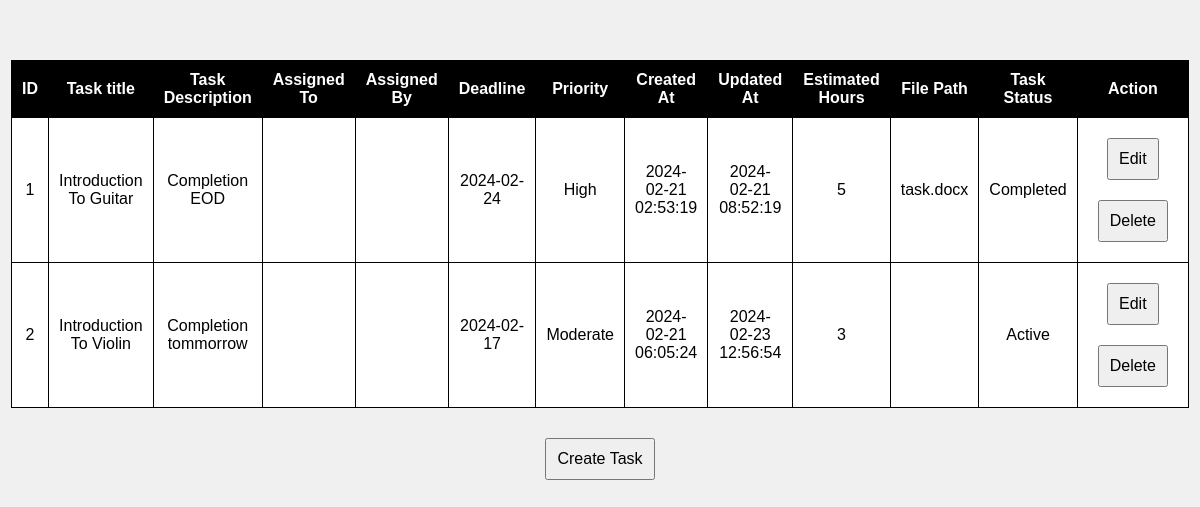
The app's page /admin/indexes/task_index.php, older data.
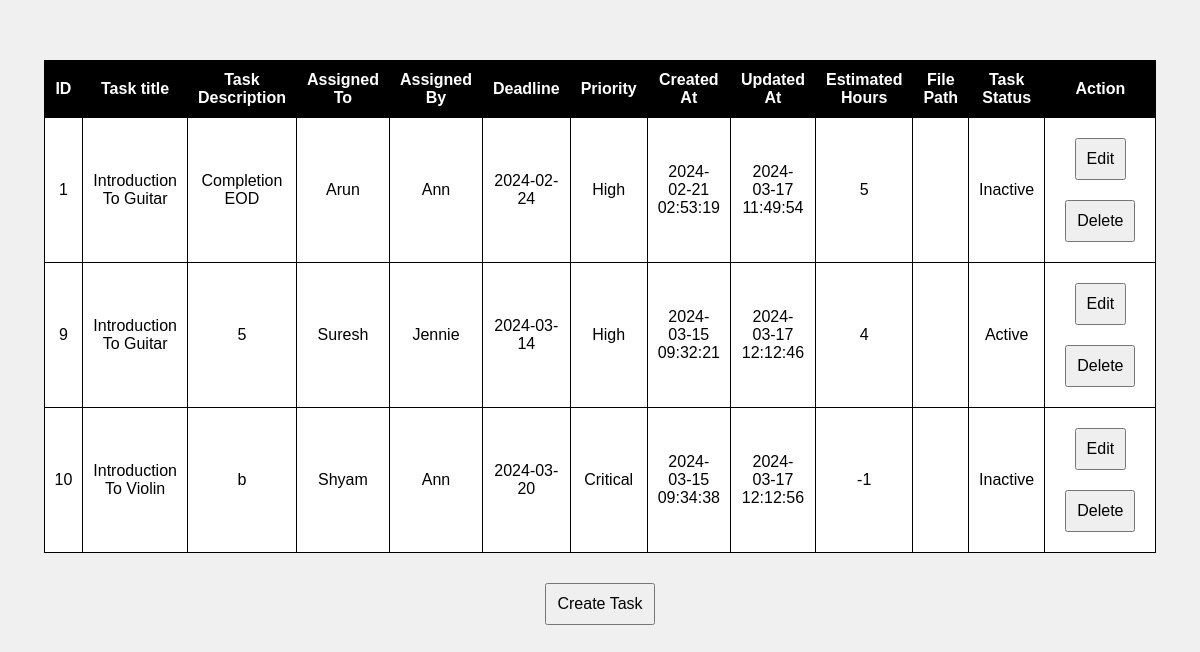
The same page, newer data.
### tables this page shows
CREATE TABLE `tasks` (
  `task_id` int(11) NOT NULL,
  `task_title` varchar(255) NOT NULL,
  `task_desc` longtext NOT NULL,
  `assigned_to` int(11) NOT NULL,
  `assigned_by` int(11) NOT NULL,
  `deadline` date NOT NULL,
  `priority` enum('Critical','High','Moderate','Less') NOT NULL,
  `created_at` timestamp NOT NULL DEFAULT current_timestamp(),
  `updated_at` timestamp NOT NULL DEFAULT current_timestamp(),
  `estimated_hours` int(11) NOT NULL,
  `file_path` varchar(255) NOT NULL,
  `task_status` enum('Active','Inactive','Completed') NOT NULL
);

CREATE TABLE `users` (
  `user_id` int(11) NOT NULL,
  `user_name` varchar(255) NOT NULL,
  `user_password` varchar(255) NOT NULL,
  `user_type` enum('Student','Teacher') NOT NULL,
  `user_status` enum('Active','Inactive') NOT NULL
);

### admin/indexes/task_index.php (the view, shortened to what this page needs)
<!DOCTYPE html>
<html>
<head>
</head>
<body>
<h2 id="responseMessageTask">&nbsp;</h2>
<div id="updateTableContainerTask">
    <?php
    include("../db.php");
    $sql = "SELECT t.*,
    u.user_name AS assigned_to_name,
    te.user_name AS assigned_by_name
    FROM tasks t
    LEFT JOIN users u ON t.assigned_to = u.user_id
    LEFT JOIN users te ON t.assigned_by = te.user_id";
    $result = $conn->query($sql);
    if ($result->num_rows > 0) {
        echo "<table>";
        echo "<tr><th>ID</th><th>Task title</th><th>Task Description</th><th>Assigned To</th><th>Assigned By</th><th>Deadline</th><th>Priority</th><th>Created At</th><th>Updated At</th><th>Estimated Hours</th><th>File Path</th><th>Task Status</th><th>Action</th></tr>";
        while ($row = $result->fetch_assoc()) {
            echo "<tr>";
            echo "<td>{$row['task_id']}</td>";
            echo "<td>{$row['task_title']}</td>";
            echo "<td>{$row['task_desc']}</td>";
            echo "<td>{$row['assigned_to_name']}</td>";
            echo "<td>{$row['assigned_by_name']}</td>";
            echo "<td>{$row['deadline']}</td>";
            echo "<td>{$row['priority']}</td>";
            echo "<td>{$row['created_at']}</td>";
            echo "<td>{$row['updated_at']}</td>";
            echo "<td>{$row['estimated_hours']}</td>";
            echo "<td>{$row['file_path']}</td>";
            echo "<td>{$row['task_status']}</td>";
            echo "<td>";
            echo "<button onclick=\"showFormTask('edit_mode_task', {$row['task_id']})\">Edit</button>";
            echo "<button onclick=\"showFormTask('delete_mode_task', {$row['task_id']})\">Delete</button>";
            echo "</td>";
            echo "</tr>";
        }
        echo "</table>";
    } else {
        echo "No tasks found.";
    }
    ?>
</div>
<button onclick="showFormTask('create_mode_task', null)">Create Task</button>
</body>
</html>

Row changes from the older to the newer data that the page shows:
removed tasks: task_id "2", task_title "Introduction To Violin", task_desc "Completion tommorrow", deadline "2024-02-17", priority "Moderate", created_at "2024-02-21 06:05:24", updated_at "2024-02-23 12:56:54", estimated_hours "3", task_status "Active"
changed tasks "Completion EOD": users.user_name (not shown) → "Arun"; users.user_name (not shown) → "Ann"; updated_at "2024-02-21 08:52:19" → "2024-03-17 11:49:54"; task_status "Completed" → "Inactive"; file_path "task.docx" → (not shown)
added tasks: task_id "9", task_title "Introduction To Guitar", task_desc "5", users.user_name "Suresh", users.user_name "Jennie", deadline "2024-03-14", priority "High", created_at "2024-03-15 09:32:21", updated_at "2024-03-17 12:12:46", estimated_hours "4", task_status "Active"
added tasks: task_id "10", task_title "Introduction To Violin", task_desc "b", users.user_name "Shyam", users.user_name "Ann", deadline "2024-03-20", priority "Critical", created_at "2024-03-15 09:34:38", updated_at "2024-03-17 12:12:56", estimated_hours "-1", task_status "Inactive"
